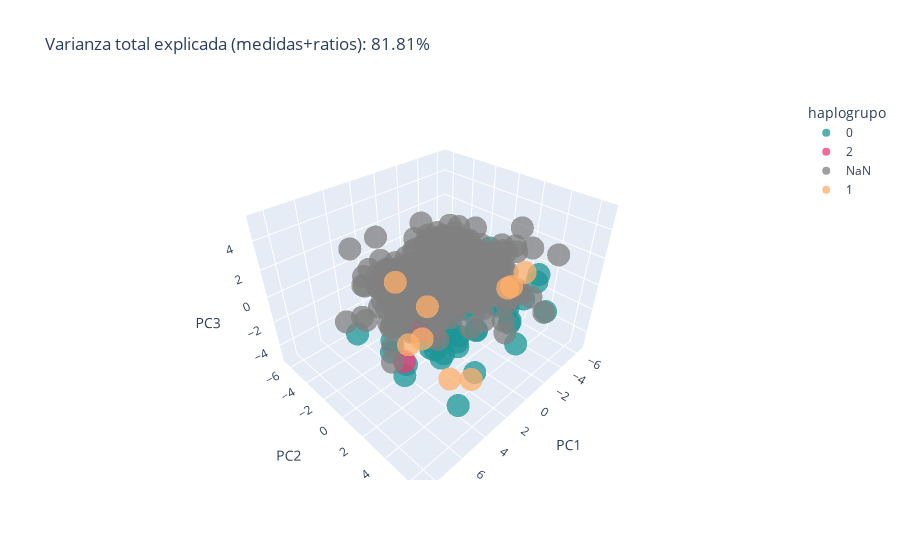

The notebook cell this image was saved under:
### Code cell
# pca plot 2D y 3D para medidas + ratios
pca_plot_2D(df_pca_3_hg, loadings_3, 'medidas+ratios')
pca_plot_3D(pca_3, df_pca_3_hg, 'medidas+ratios')

### Figure 1 — Plotly figure (JSON) as saved in the notebook; plotly's stock layout.template omitted (floating-point values rounded to 4 significant figures; data arrays with more than 128 entries replaced by an {"elided": "..."} marker saying what was removed)
{"data": [{"hovertemplate": "haplogrupo=0<br>PC1=%{x}<br>PC2=%{y}<br>PC3=%{z}<extra></extra>", "legendgroup": "0", "marker": {"color": "#1c9697", "opacity": 0.75, "symbol": "circle"}, "mode": "markers", "name": "0", "scene": "scene", "showlegend": true, "type": "scatter3d", "x": [-1.5, 0.9522, -2.359, 0.2421, -0.9802, 0.7379, -0.5353, 3.35, 1.595, 1.133, -0.5373, 1.228, -1.655, 1.271, 1.385, -5.431, -4.039, 1.41, 1.092, 0.7828, 4.982, 7.611, 0.3254, -2.17, -1.751, 2.068, -1.349, 0.7624, -2.209, -0.8084, 2.071, 3.494, 5.332, 0.5834, -0.5153, -1.647, -0.2511, 4.591, 2.715, -1.705, 0.9673, -2.876, -2.28, 1.785, -1.528, 0.3317, 4.193, -1.497, -5.688, -3.273, 0.7667, -2.892, 4.736, 2.154, -3.114, -2.201, -4.476, -3.566, -4.636, 5.161, 1.775, 4.273, 3.273, 2.546, 2.859, -0.9896, 0.3778, 1.243, -3.182, -5.648, -2.191, -3.41, -3.125, -2.281, -0.4317, 1.038, -1.068, 0.9749, -2.75, 3.086, 0.6653, -0.1376, -0.9324, 2.641, -0.8908], "y": [0.09492, -0.6678, 0.1019, -3.75, -0.5829, 0.3396, -2.229, 2.733, -0.458, 2.412, 3.669, -2.855, 0.3297, 0.6878, 2.369, 3.392, 4.13, 0.279, 0.7953, 0.7797, 1.395, 0.599, 0.1768, 1.64, 2.333, 4.371, 0.3581, 0.3812, -0.307, 1.649, 2.358, 3.077, 5.976, 0.5556, 2.202, 0.7742, 5.536, 0.7055, 1.516, 0.1335, 1.875, 0.2834, -2.004, -1.256, -1.582, -1.495, 0.3855, 0.8383, -1.133, 0.4513, 0.9741, -2.026, 3.262, 2.329, 3.071, 3.619, 4.864, 1.645, 1.745, 0.2477, -2.964, 0.6011, -2.072, -2.579, 1.079, -0.6593, 0.3438, 2.188, 1.673, -0.1668, 4.472, 1.485, 2.688, -0.3905, -0.4511, 3.024, 0.2161, 2.757, 2.765, 0.7495, -2.616, 2.54, 1.714, 2.147, -1.097], "z": [0.7389, 1.48, 0.1891, -5.123, 1.498, -0.8598, 0.5353, -2.505, -1.876, -0.1205, -0.1197, -1.407, -0.4987, -1.59, -2.173, -0.2131, 0.2001, -4.686, -3.184, -1.883, -2.821, 0.7231, -1.43, 1.653, -1.174, -3.464, -0.8756, -1.726, -2.044, -1.981, -1.542, -1.81, -2.457, -0.1629, -2.881, -1.209, -1.854, -4.557, 0.3926, -1.995, -3.251, 0.7332, 0.5322, -3.795, -3.082, 0.9751, 1.232, -0.06495, -0.09699, 0.7878, -0.6704, -0.4707, -0.448, -0.7463, -3.12, -2.477, -2.063, -2.477, -3.578, -2.453, -0.8814, -0.8626, -4.164, -3.317, -2.416, -0.9712, -2.61, -3.278, -2.392, -1.11, -0.02709, 0.6467, -1.837, 1.008, 0.6542, 1.592, 0.9332, 0.973, -0.421, -0.8741, 0.5447, -2.529, 0.3732, -1.231, 0.5274]}, {"hovertemplate": "haplogrupo=2<br>PC1=%{x}<br>PC2=%{y}<br>PC3=%{z}<extra></extra>", "legendgroup": "2", "marker": {"color": "#f03874", "opacity": 0.75, "symbol": "circle"}, "mode": "markers", "name": "2", "scene": "scene", "showlegend": true, "type": "scatter3d", "x": [2.446, 1.723, 1.405, -0.833, 4.673, 1.824, 1.016, -0.4063, 0.02403, -2.709, -3.405, -1.628], "y": [-0.4844, 0.4506, -0.7862, -1.725, 0.8463, 2.463, 2.869, 1.236, 0.4422, -2.137, -1.592, -0.02054], "z": [-2.096, -2.575, -3.549, -2.545, -3.168, 0.4741, 0.8389, 0.5984, 1.404, 0.785, 0.3796, 0.9222]}, {"hovertemplate": "haplogrupo=NaN<br>PC1=%{x}<br>PC2=%{y}<br>PC3=%{z}<extra></extra>", "legendgroup": "NaN", "marker": {"color": "gray", "opacity": 0.75, "symbol": "circle"}, "mode": "markers", "name": "NaN", "scene": "scene", "showlegend": true, "type": "scatter3d", "x": {"elided": "397 float values"}, "y": {"elided": "397 float values"}, "z": {"elided": "397 float values"}}, {"hovertemplate": "haplogrupo=1<br>PC1=%{x}<br>PC2=%{y}<br>PC3=%{z}<extra></extra>", "legendgroup": "1", "marker": {"color": "#ffaf6a", "opacity": 0.75, "symbol": "circle"}, "mode": "markers", "name": "1", "scene": "scene", "showlegend": true, "type": "scatter3d", "x": [1.513, -5.671, 4.936, 3.046, 5.967, 1.858, -3.306, -3.812, 2.173], "y": [-0.3365, 2.141, 4.948, 0.7492, 2.836, -3.064, 2.732, 2.101, 4.206], "z": [-1.227, -0.7314, -1.479, -2.372, 0.3195, -0.4506, -0.4853, -1.179, -4.101]}], "layout": {"legend": {"title": {"text": "haplogrupo"}, "tracegroupgap": 0}, "scene": {"domain": {"x": [0, 1], "y": [0, 1]}, "xaxis": {"title": {"text": "PC1"}}, "yaxis": {"title": {"text": "PC2"}}, "zaxis": {"title": {"text": "PC3"}}}, "title": {"text": "Varianza total explicada (medidas+ratios): 81.81%"}}}
